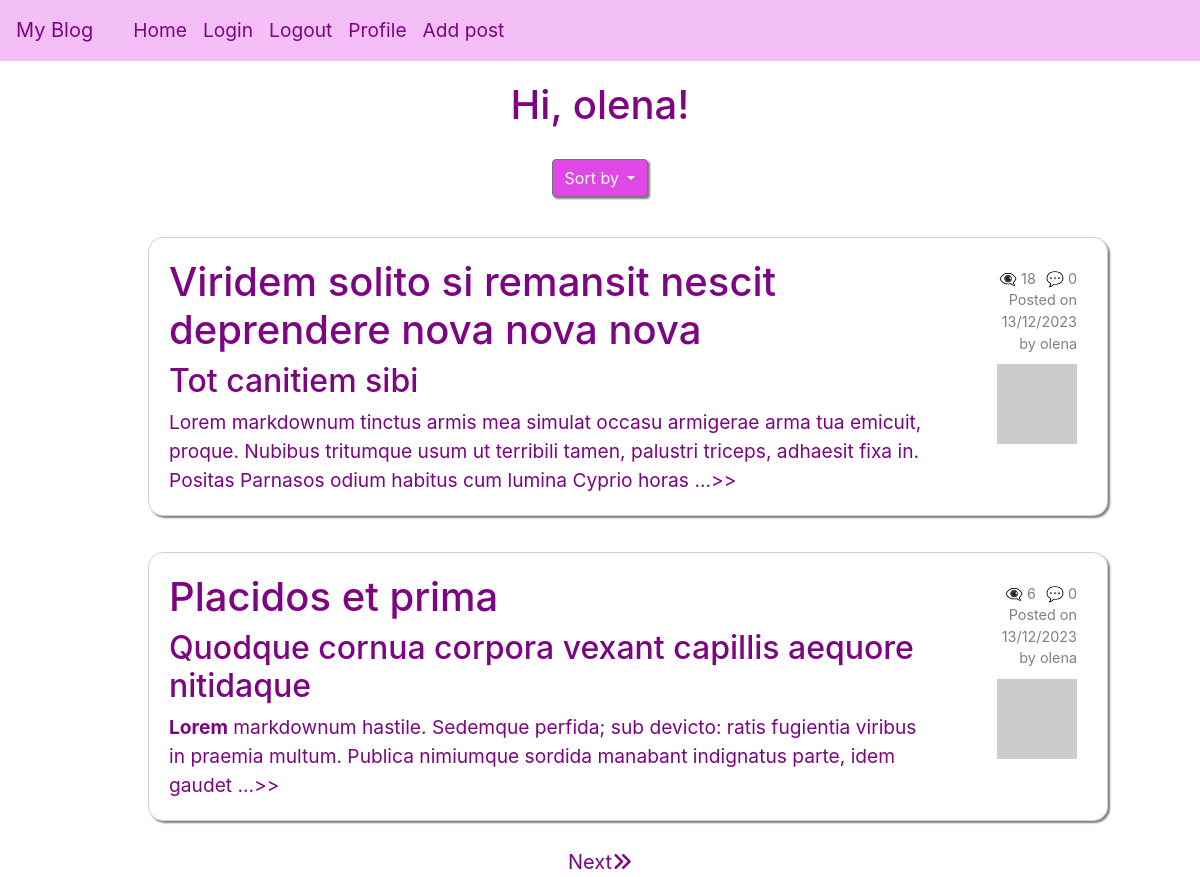
The app's page /home (signed in), older data.
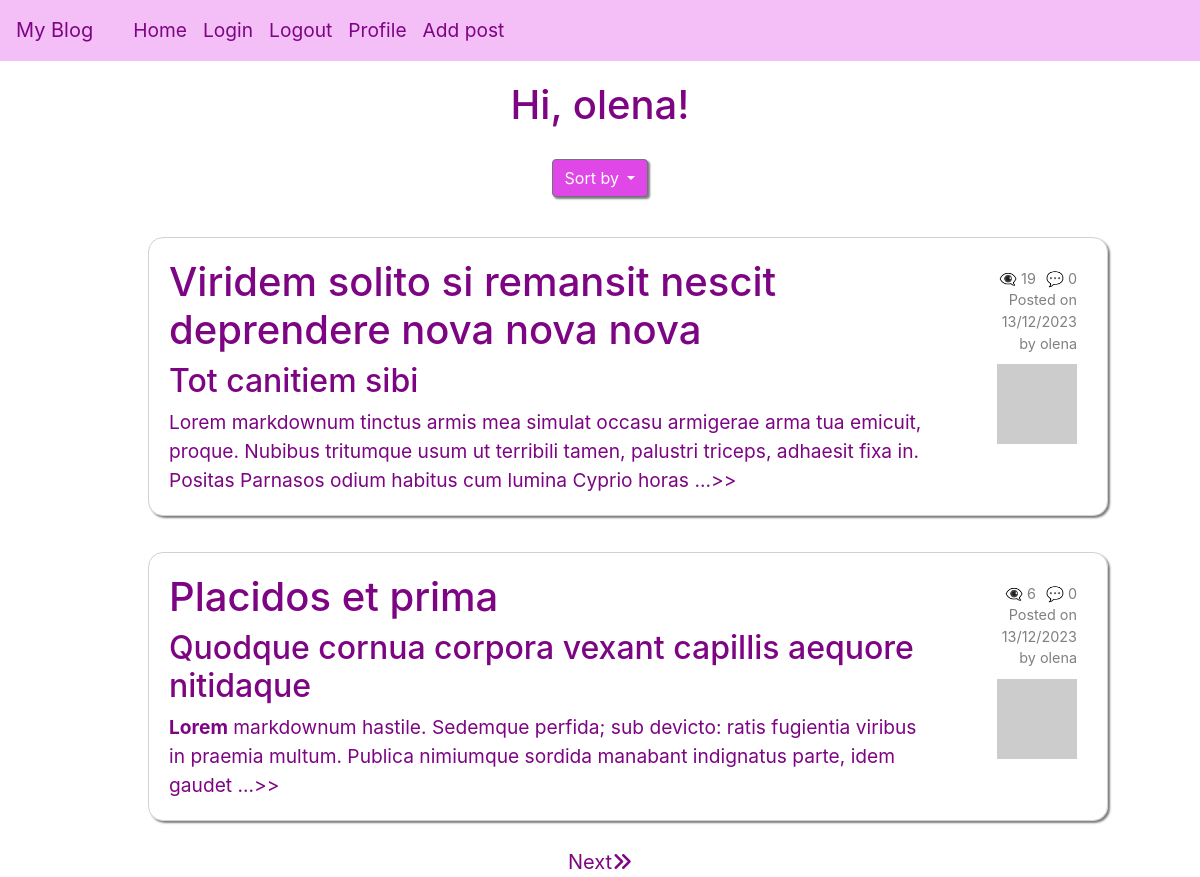
The same page, newer data.
### app/models/models.py (models this page shows, shortened)
class User(UserMixin, db.Model):
    __tablename__ = "user"
    id = db.Column(db.Integer, primary_key=True)
    username = db.Column(String(64), unique=True, nullable=False)
    email = db.Column(db.String(120), unique=True, nullable=False)
    isAdmin = db.Column(db.Boolean, nullable=False)
    password_hash = db.Column(String(256))
    profile_image = db.Column(String(256))
    info = db.Column(String(256))
    posts = db.relationship('Post', back_populates='user', cascade='all, delete-orphan')
    comments = db.relationship('Comment', back_populates='user', cascade='all, delete-orphan')
    def get_avatar(self, size):
        digest = md5(self.email.lower().encode('utf-8')).hexdigest()
        self.profile_image = f'https://www.gravatar.com/avatar/{digest}?d=identicon&s={size}'
        return self.profile_image

class Post(db.Model):
    __tablename__ = "post"
    id = db.Column(db.Integer, primary_key=True)
    title = db.Column(String(250))
    title_html = db.Column(db.String(250))
    body = db.Column(String(2500))
    body_html = db.Column(db.String(2500))
    timestamp = db.Column(DateTime, default=func.now())
    user_id = db.Column(db.Integer, db.ForeignKey('user.id'), nullable=False)
    user = db.relationship('User', back_populates='posts')
    comments = db.relationship('Comment', back_populates='post', cascade='all, delete-orphan')
    views = db.Column(db.Integer, server_default=str(0))
    def get_comments_length(self):
        commments = Comment.query.filter_by(post_id=self.id).all()
        return len(commments)

### app/routes/routes.py (the view)
@blueprint.route('/', methods=["GET", "POST"])
@blueprint.route('/home', methods=["GET", "POST"])
@login_required
def index():
    page = request.args.get('page', 1, type=int)
    per_page = 2
    posts = Post.query.filter().paginate(page=page, per_page=per_page, error_out=False)
    form = DropdownForm()
    return render_template("index.html", posts=posts, form=form)

### app/templates/index.html (shortened to what this page needs)
{% extends "base.html" %}{% import "bootstrap/wtf.html" as wtf %} {% block
content %} {% if current_user.isAdmin %}
<div class="admin-view-link"><a href="/admin">Admin view</a></div>
<div class="extra">
    <h1 class="greeting">Hi, {{current_user.username }}!</h1>
</div>
{% else %}
<h1 class="greeting">Hi, {{current_user.username }}!</h1>
{% endif %} {% if posts %}
<div class="dropdown">
    <button
        class="btn btn-secondary dropdown-toggle"
        type="button"
        id="dropdownMenuButton"
        data-toggle="dropdown"
        aria-haspopup="true"
        aria-expanded="false"
    >
        Sort by
    </button>
</div>
{% for post in posts %}
<div class="posts">
    <ul>
        <a href="{{url_for('main.post', id=post.id)}}" class="post-link">
            <li class="post">
                <div class="avatar-comment">
                    <div>
                        {% if post.title_html %} {{post.title_html | safe}} {%
                        else %}
                        <h1>{{post.title}}</h1>
                        {% endif %} {{(post.body_html | safe)[0:250]}} ...>>
                    </div>
                </div>
                <div class="comments-date">
                    <div class="comments-views">
                        {% if not post.views%}
                        <p>👁️‍🗨️ 0</p>
                        {% else %}
                        <p>👁️‍🗨️ {{post.views}}</p>
                        {% endif %}
                        <p>💬 {{post.get_comments_length()}}</p>
                    </div>
                    <p>Posted on</p>
                    <p>{{post.timestamp.strftime('%d/%m/%Y')}}</p>
                    by {{post.user.username}}
                    <a href="{{url_for('main.user', username=post.user.username)}}">
                        <img src="{{ post.user.get_avatar(64) }}"
                    /></a>
                </div></li
        ></a>
    </ul>
</div>
{% endfor %}
{% if not sort_by %}
<div class="arrows">
    {% if posts.has_next %}
    <a href="{{ url_for('main.index', page=posts.next_num) }}">Next<i class="fa-solid fa-angles-right"></i>️</a>
    {% endif %}
</div>
{%endif%}
{% else %}
<h4 class="greeting">No posts yet</h4>
<h4 class="greeting">Be the first to create a post</h4>
{% endif %} {% endblock %}

### app/templates/base.html (shortened to what this page needs)
<html>
    <head>
        <link
            rel="stylesheet"
            href="https://maxcdn.bootstrapcdn.com/bootstrap/4.0.0-beta.3/css/bootstrap.min.css"
        />
        <link rel="stylesheet" href="https://cdnjs.cloudflare.com/ajax/libs/font-awesome/6.5.1/css/all.min.css">
        <link rel="stylesheet" href="../static/style.css" />
    </head>
    <body>
        <nav class="navbar navbar-expand-lg navbar-light">
            <a class="navbar-brand" href="{{url_for('main.index')}}">My Blog</a>
            <div class="collapse navbar-collapse" id="navbarSupportedContent">
                <ul class="navbar-nav mr-auto">
                    <li class="nav-item">
                        <a class="nav-link" href="{{url_for('main.index')}}">Home</a>
                    </li>
                    <li class="nav-item">
                        <a class="nav-link" href="{{url_for('main.login')}}"
                            >Login</a
                        >
                    </li>
                    <li class="nav-item">
                        <a class="nav-link" href="{{url_for('main.logout')}}"
                            >Logout</a
                        >
                    </li>
                    <li class="nav-item">
                        <a
                            class="nav-link"
                            href="{{url_for('main.user', username=current_user.username)}}"
                            >Profile</a
                        >
                    </li>
                    <li class="nav-item">
                        <a
                            class="nav-link"
                            href="{{url_for('main.user', username=current_user.username)}}"
                            >Add post</a
                        >
                    </li>
                </ul>
            </div>
        </nav>
         {% block content %}{% endblock %}
    </body>
</html>

### app/static/style.css (style rules this page uses)
* { margin: 0; box-sizing: border-box; }
html { scroll-behavior: smooth; }
a { cursor: pointer; text-decoration: none; color: rgb(223, 71, 231); }
button, .btn { cursor: pointer; }
.btn { float: right; background: rgb(223, 71, 231); color: white; box-shadow: 2px 2px 2px grey; }
ul { list-style-type: none; margin-left: 1rem; font-size: larger; }
.nav-link, .navbar-brand { color: rgb(125, 4, 131) !important; }
.navbar { background: rgba(223, 71, 231, 0.35); }
.greeting { text-align: center; color: rgb(125, 4, 131); margin: 20px 0; }
.posts { display: flex; flex-direction: column; align-items: center; }
.post { margin: 10px; border: 1px solid rgba(128, 128, 128, 0.364); border-radius: 15px; padding: 20px; box-shadow: 2px 2px 2px grey; width: 80vw; display: grid; grid-template-columns: 5fr 1fr; grid-template-rows: 1fr; }
.comments-date, .comments-date a { display: flex; flex-direction: column; font-size: 0.9rem; align-items: flex-end; justify-content: flex-start; color: grey; padding: 5px; }
.comments-views { display: flex; flex-direction: row; font-size: 0.9rem; justify-content: center; gap: 10px; }
.avatar-comment { display: flex; gap: 20px; align-items: center; color: rgb(125, 4, 131); }
.avatar-comment p { margin: 0; }
.comments-date p { display: flex; flex-direction: column; align-items: flex-end; margin: 0px; }
.dropdown { display: flex; justify-content: center; margin: 30px 0; }
.arrows { display: flex; justify-content: center; font-size: 20px; gap: 20px; }
.arrows a { color: rgb(125, 4, 131); }

Row changes from the older to the newer data that the page shows:
changed Post "Viridem solito si remansit nescit deprendere nova nova nova": views "18" → "19"
